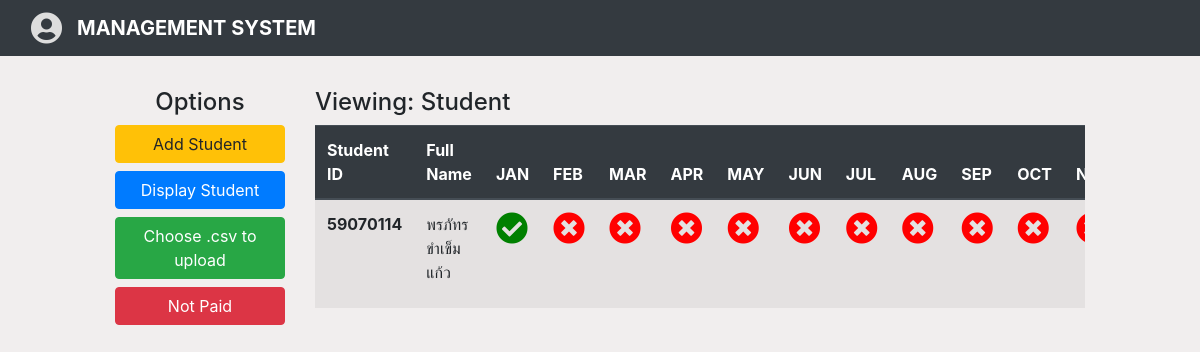
The app's page /display_student, older data.
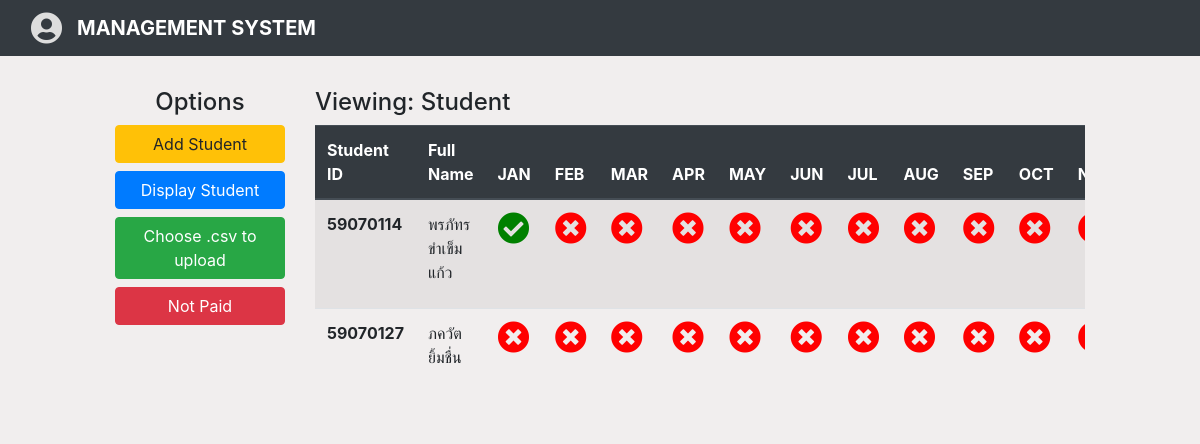
The same page, newer data.
### mainapp/models.py (models this page shows, shortened)
class Student(models.Model):
    student_id = models.CharField(max_length=200, blank=False)
    first_name = models.CharField(max_length=200, blank=False)
    last_name = models.CharField(max_length=200, blank=False)
    choices = (
        ('ยังไม่จ่าย', 'ยังไม่จ่าย'),
        ('จ่ายแล้ว', 'จ่ายแล้ว')
    )
    january = models.CharField(max_length=10, choices=choices, default='ยังไม่จ่าย')
    february = models.CharField(max_length=10, choices=choices, default='ยังไม่จ่าย')
    march = models.CharField(max_length=10, choices=choices, default='ยังไม่จ่าย')
    april = models.CharField(max_length=10, choices=choices, default='ยังไม่จ่าย')
    may = models.CharField(max_length=10, choices=choices, default='ยังไม่จ่าย')
    june = models.CharField(max_length=10, choices=choices, default='ยังไม่จ่าย')
    july = models.CharField(max_length=10, choices=choices, default='ยังไม่จ่าย')
    august = models.CharField(max_length=10, choices=choices, default='ยังไม่จ่าย')
    september = models.CharField(max_length=10, choices=choices, default='ยังไม่จ่าย')
    october = models.CharField(max_length=10, choices=choices, default='ยังไม่จ่าย')
    november = models.CharField(max_length=10, choices=choices, default='ยังไม่จ่าย')
    december = models.CharField(max_length=10, choices=choices, default='ยังไม่จ่าย')
    issues = models.CharField(max_length=50, default="No Issues")

### mainapp/views.py (the view)
# urls.py: url(r'^display_student$', display_student, name='display_student'),
def display_student(request):
    items = Student.objects.all().order_by('student_id')
    context = {
        'items': items,
        'header': 'Student',
    }
    return render(request, 'index.html', context)

### mainapp/templates/index.html (shortened to what this page needs)
{% extends 'base.html' %}
{% block body %}
<div class="container-fluid">
    <div class="row">
        <div class="col-md-12 col-lg-2 offset-lg-1">
            <h5 class="h4 text-center">Options</h5>
            <div class="button-naja">
                <a href="{% url 'add_student' %}" class="btn btn-block btn-warning">Add Student</a>
                <a href="{% url 'display_student' %}" class="btn btn-block btn-primary">Display Student</a>
                <a href="{% url 'upload_csv' %}" class="btn btn-block btn-success">Choose .csv to upload</a>
                <a href="/filter_month?month=january" class="btn btn-block btn-danger">Not Paid</a>
            </div>
        </div>
        <div class="col-md-12 col-lg-8">
            <h5 class="h4">Viewing: {{ header }}</h5>
            <table class="table table-striped table-responsive">
                <thead class="thead-dark">
                    <tr>
                        <th scope="col">Student ID</th>
                        <th scope="col">Full Name</th>
                        <th scope="col">JAN</th>
                        <th scope="col">FEB</th>
                        <th scope="col">MAR</th>
                        <th scope="col">APR</th>
                        <th scope="col">MAY</th>
                        <th scope="col">JUN</th>
                        <th scope="col">JUL</th>
                        <th scope="col">AUG</th>
                        <th scope="col">SEP</th>
                        <th scope="col">OCT</th>
                        <th scope="col">NOV</th>
                    </tr>
                </thead>
                <tbody>
                    {% for item in items %}
                    <tr>
                        <th scope="row">{{ item.student_id }}</th>
                        <td>{{ item.first_name }} {{ item.last_name }}</td>
                        <td>
                            {% if item.january == "ยังไม่จ่าย" %}
                            <i class="fas fa-2x fa-times-circle" style="color: red;"></i>
                            {% else %}
                            <i class="fas fa-2x fa-check-circle" style="color: green;"></i>
                            {% endif %}
                        </td>
                        <td>
                            {% if item.february == "ยังไม่จ่าย" %}
                            <i class="fas fa-2x fa-times-circle" style="color: red;"></i>
                            {% else %}
                            <i class="fas fa-2x fa-check-circle" style="color: green;"></i>
                            {% endif %}
                        </td>
                        <td>
                            {% if item.march == "ยังไม่จ่าย" %}
                            <i class="fas fa-2x fa-times-circle" style="color: red;"></i>
                            {% else %}
                            <i class="fas fa-2x fa-check-circle" style="color: green;"></i>
                            {% endif %}
                        </td>
                        <td>
                            {% if item.april == "ยังไม่จ่าย" %}
                            <i class="fas fa-2x fa-times-circle" style="color: red;"></i>
                            {% else %}
                            <i class="fas fa-2x fa-check-circle" style="color: green;"></i>
                            {% endif %}
                        </td>
                        <td>
                            {% if item.may == "ยังไม่จ่าย" %}
                            <i class="fas fa-2x fa-times-circle" style="color: red;"></i>
                            {% else %}
                            <i class="fas fa-2x fa-check-circle" style="color: green;"></i>
                            {% endif %}
                        </td>
                        <td>
                            {% if item.june == "ยังไม่จ่าย" %}
                            <i class="fas fa-2x fa-times-circle" style="color: red;"></i>
                            {% else %}
                            <i class="fas fa-2x fa-check-circle" style="color: green;"></i>
                            {% endif %}
                        </td>
                        <td>
                            {% if item.july == "ยังไม่จ่าย" %}
                            <i class="fas fa-2x fa-times-circle" style="color: red;"></i>
                            {% else %}
                            <i class="fas fa-2x fa-check-circle" style="color: green;"></i>
                            {% endif %}
                        </td>
                        <td>
                            {% if item.august == "ยังไม่จ่าย" %}
                            <i class="fas fa-2x fa-times-circle" style="color: red;"></i>
                            {% else %}
                            <i class="fas fa-2x fa-check-circle" style="color: green;"></i>
                            {% endif %}
                        </td>
                        <td>
                            {% if item.september == "ยังไม่จ่าย" %}
                            <i class="fas fa-2x fa-times-circle" style="color: red;"></i>
                            {% else %}
                            <i class="fas fa-2x fa-check-circle" style="color: green;"></i>
                            {% endif %}
                        </td>
                        <td>
                            {% if item.october == "ยังไม่จ่าย" %}
                            <i class="fas fa-2x fa-times-circle" style="color: red;"></i>
                            {% else %}
                            <i class="fas fa-2x fa-check-circle" style="color: green;"></i>
                            {% endif %}
                        </td>
                        <td>
                            {% if item.november == "ยังไม่จ่าย" %}
                            <i class="fas fa-2x fa-times-circle" style="color: red;"></i>
                            {% else %}
                            <i class="fas fa-2x fa-check-circle" style="color: green;"></i>
                            {% endif %}
                        </td>
                    </tr>
                    {% endfor %}
                </tbody>
            </table>
        </div>
    </div>
</div>
</div>
{% endblock %}

### mainapp/templates/base.html (shortened to what this page needs)
<!DOCTYPE html>
<html>
<head>
    {% load static %}
    <link rel="stylesheet" href="{% static '/css/fontawesome.min.css' %}">
    <link rel="stylesheet" href="{% static '/css/style.css' %}">
    <link rel="stylesheet" href="{% static '/css/bootstrap.min.css' %}">
</head>
<body>
    <nav class="navbar navbar-expand navbar-dark bg-dark mb-2">
        <i class="fa fa-user-circle fa-2x" style="color:#DDDDDD; margin-right: 15px; margin-left: 15px;"
            aria-hidden="true"></i>
        <b><a class="navbar-brand" href="{% url 'index' %}">MANAGEMENT SYSTEM</a></b>
    </nav>
    <br>
    <div class="">
        {% block body %}
        {% endblock %}
</body>
</html>

### mainapp/templates/base.html (style rules this page uses)
body { background-color: #F1EEEE; }

Row changes from the older to the newer data that the page shows:
added Student: student_id "59070127", first_name "ภควัต", last_name "ยิ้มชื่น", january "ยังไม่จ่าย" (drawn), february "ยังไม่จ่าย" (drawn), march "ยังไม่จ่าย" (drawn), april "ยังไม่จ่าย" (drawn), may "ยังไม่จ่าย" (drawn), june "ยังไม่จ่าย" (drawn), july "ยังไม่จ่าย" (drawn), august "ยังไม่จ่าย" (drawn), september "ยังไม่จ่าย" (drawn), october "ยังไม่จ่าย" (drawn), november "ยังไม่จ่าย" (drawn)
